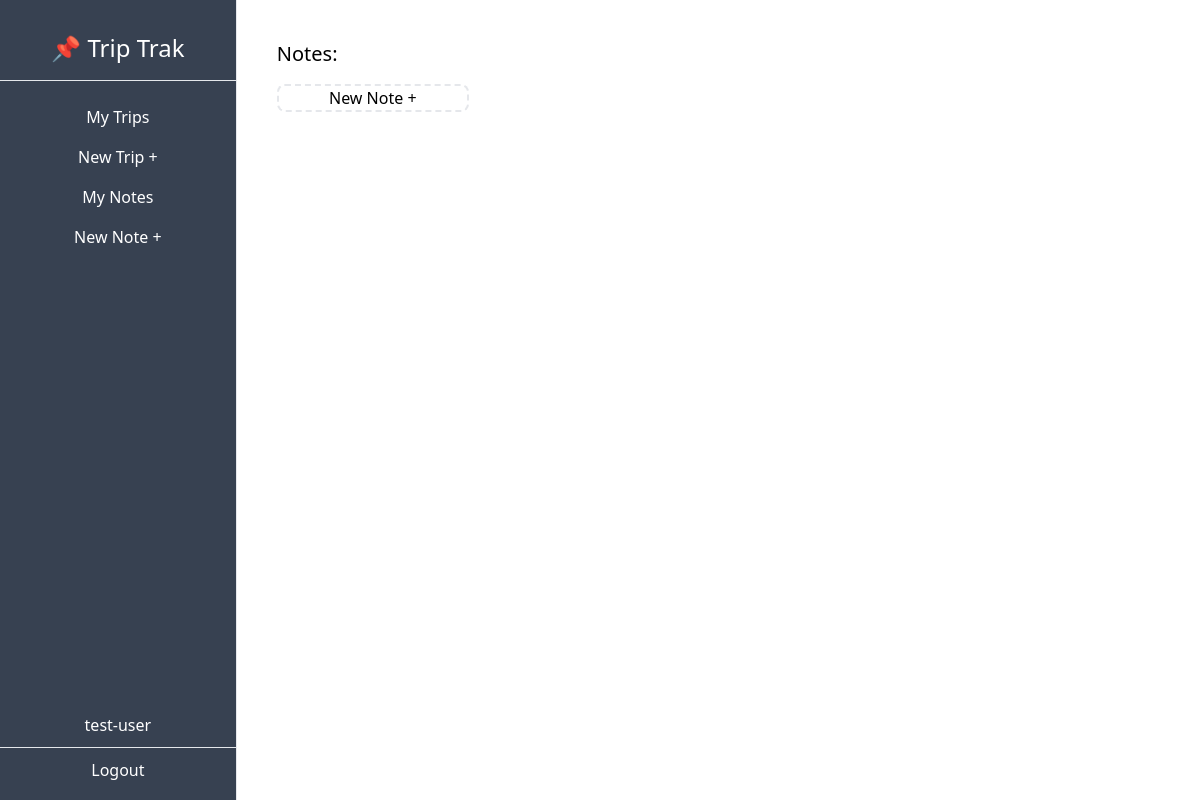
Page /dashboard/notes/ (signed in) on the earlier database version.
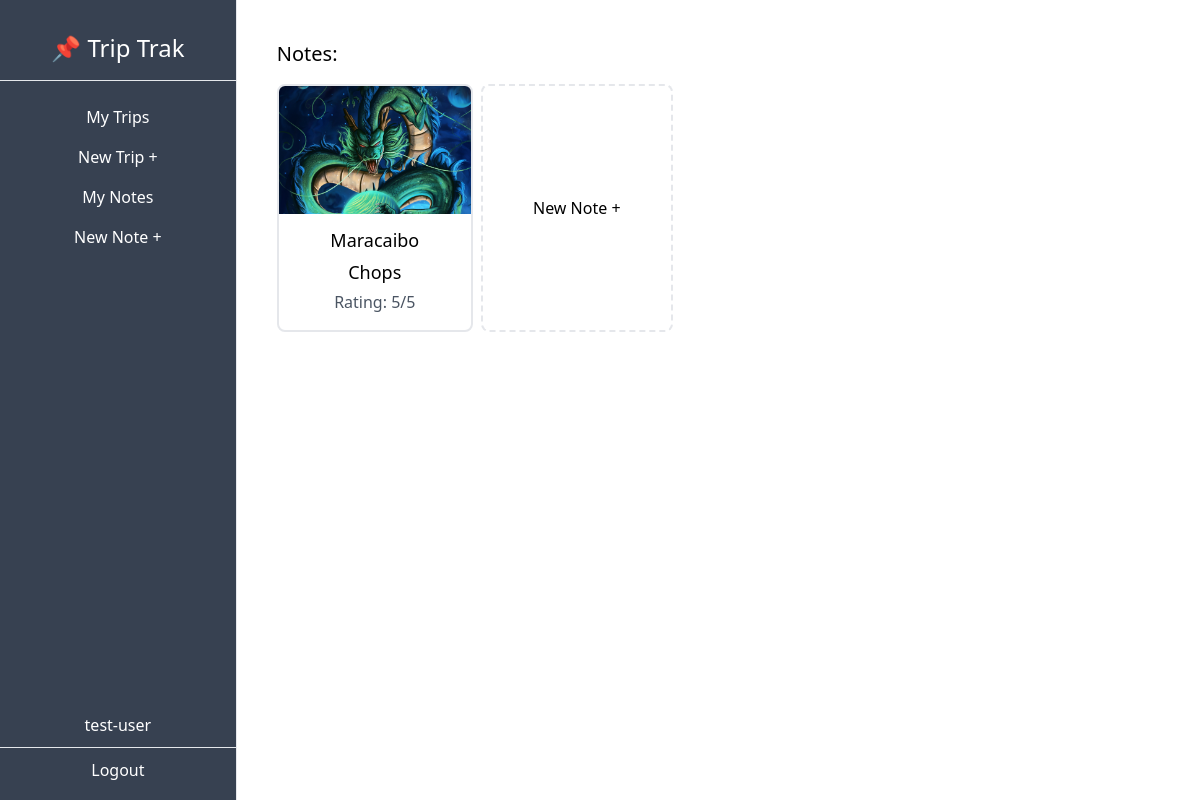
Same page on the later database version.
### Trips/models.py (models this page shows, shortened)
class Note(models.Model):
    EXCURSION = (
        ('dinning', 'Dinning'),
        ('event', 'Event'),
        ('soccer game', 'Soccer Game'),
        ('shopping', 'Shopping'),
    )
    trip = models.ForeignKey(Trip, on_delete=models.CASCADE, related_name='notes')
    name = models.CharField(max_length=100)
    description = models.TextField()
    rating = models.PositiveSmallIntegerField(default=1, validators=[MaxValueValidator(5)])
    img = models.ImageField(upload_to='notes', blank=True, null=True)   # pillow
    type = models.CharField(max_length=100, choices=EXCURSION)

class Trip(models.Model):
    city = models.CharField(max_length=50)
    country = models.CharField(max_length=2)
    start_date = models.DateField(blank=True, null=True)
    end_date = models.DateField(blank=True, null=True)
    owner = models.ForeignKey(User, on_delete=models.CASCADE, related_name='trips')

### Trips/views.py (the view)
# urls.py: path('dashboard/notes/', NoteListView.as_view(), name='note-list'),
class NoteListView(ListView):
    model = Note
    def get_queryset(self):
        queryset = Note.objects.filter(trip__owner=self.request.user)
        return queryset

### Trips/templates/trips/note_list.html
{% extends 'Trips/_base.html' %}
{% block content %}
<h3 class="text-xl pb-4">Notes:</h3>
<div class="flex gap-2 flex-wrap">
    {% for note in object_list %}
    <a href="{% url 'note-detail' note.pk %}">
        <div class="border-2 rounded-lg pb-4 hover:shadow">
            <img class="w-48 h-32 object-cover overflow-hidden rounded-t-md" src="{{note.img.url}}" alt="{{note.name}}">
            <p class="text-center mt-3 text-lg">{{note.trip.city}}</p>
            <p class="text-center mt-1 text-lg">{{note.name}}</p>
            <p class="text-center mt-1 text-gray-600">Rating: {{note.rating}}/5</p>
        </div>
    </a>
    {% endfor %}
        <div class="border-2 border-dashed rounded-lg hover:shadow w-48 h-62 flex justify-center items-center">
            <p class="">New Note +</p>
        </div>
</div>
{% endblock content %}

### Trips/templates/trips/_base.html (shortened to what this page needs)
<!DOCTYPE html>
<html lang="en">
    <head>
        <script src="https://cdn.tailwindcss.com"></script>
    </head>
<body>
    <div class="flex-col md:flex-row flex h-screen">
        <div class="md:h-screen bg-gray-700 text-white w-full md:w-1/4 md:max-w-xs py-2 md:pt-8 md:pb-2 flex flex-col items-center justify-start border-r">
            <div class="border-b w-full text-center pb-4 text-2xl">
                <h1>📌 Trip Trak</h1>
            </div>
            <div class="pt-4 w-full text-center">
                <ul class="flex md:flex-col justify-around px-2 md:px-0 pb-2 md:pb-0">
                    <a href="{% url 'trip-list' %}">
                        <li class="py-2 px-3 md:px-0 hover:bg-gray-600 hover:cursor-pointer">My Trips</li>
                    </a>
                    <a href="{% url 'trip-create' %}">
                        <li class="py-2 px-3 md:px-0 hover:bg-gray-600 hover:cursor-pointer">New Trip +</li>
                    </a>
                    <a href="{% url 'note-list' %}">
                        <li class="py-2 px-3 md:px-0 hover:bg-gray-600 hover:cursor-pointer">My Notes</li>
                    </a>
                    <li class="py-2 px-3 md:px-0 hover:bg-gray-600 hover:cursor-pointer">New Note +</li>
                </ul>
            </div>
            <div class="mt-auto w-full text-center flex md:flex-col justify-evenly py-2 md:pt-0">
                <p class="py-0.5 px-1">{{user.username}}</p>
                <hr class="my-2">
                <form action="{% url 'logout' %}" method="POST">
                <button class="bg-gray-700 text-white py-0.5 px-1" type="submit" value="Logout">Logout</button>
                </form>
            </div>
        </div>
        <div class="w-full md:w-full p-10 overflow-auto">
            {% block content %}
            {% endblock content %}
        </div>
    </div>
</body>
</html>

Differences in the rows shown:
added Note: img (picture), trip.city "Maracaibo", name "Chops", rating "5"
